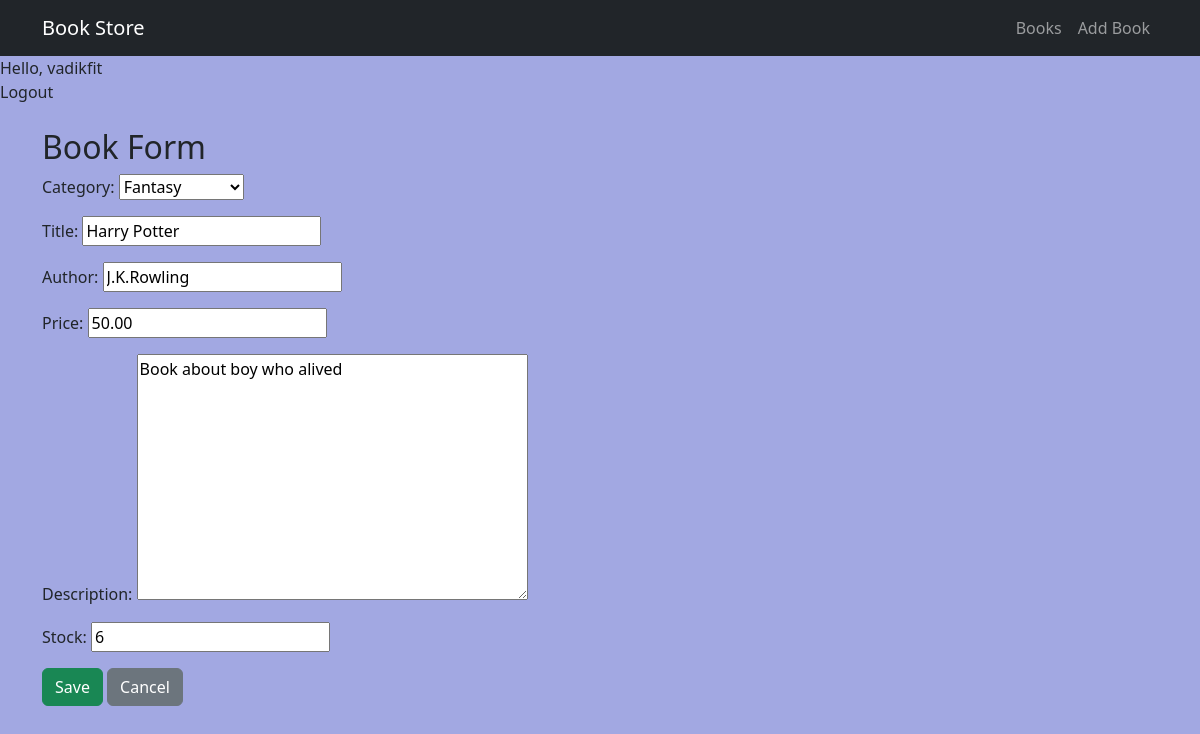
/books/1/update/ (signed in), run on the app's committed database.
### users/models.py (models this page shows)
class CustomUser(AbstractUser):
    pass

### books/models.py (models this page shows, shortened)
class Book(models.Model):
    category = models.ForeignKey(
        Category,
        on_delete=models.CASCADE,
        related_name='books',
    )
    title = models.CharField(max_length=200)
    author = models.CharField(max_length=200)
    price = models.DecimalField(max_digits=10, decimal_places=2)
    description = models.TextField()
    stock = models.PositiveIntegerField(default=0)

### books/views.py (the view)
# urls.py: path('<int:pk>/update/', BookUpdateView.as_view(), name='book_update'),
class BookUpdateView(LoginRequiredMixin,PermissionRequiredMixin, UpdateView):
    permission_required = 'books.change_book'
    login_url = 'users:login'
    model = Book
    fields = '__all__'
    template_name = 'books/book_form.html'
    success_url = reverse_lazy('books:book_list')

### books/models.py (called while the page is built)
    def __str__(self):
        return self.name

### books/templates/books/book_form.html (shortened to what this page needs)
{% extends "books/base.html" %}
{% block content %}
<h2>Book Form</h2>
<form method="post">
    {{ form.as_p }}
    <button type="submit" class="btn btn-success">
        Save
    </button>
    <a href="{% url 'books:book_list' %}" class="btn btn-secondary">
        Cancel
    </a>
</form>
{% endblock %}

### books/templates/books/navbar.html (shortened to what this page needs)
<nav class="navbar navbar-expand-lg navbar-dark bg-dark">
    <div class="container">
        <a class="navbar-brand" href="{% url 'books:book_list' %}">
            Book Store
        </a>
        <div class="navbar-nav">
            <a class="nav-link" href="{% url 'books:book_list' %}">
                Books
            </a>
            <a class="nav-link" href="{% url 'books:book_create' %}">
                Add Book
            </a>
        </div>
    </div>
</nav>
{% if user.is_authenticated %}
<span class="navbar-text me-3">
    Hello, {{ user.username }}
</span>
<form action="{% url 'users:logout' %}" method="post" class="d-inline">
    <button type="submit" class="btn btn-link nav-link p-0 border-0 bg-transparent">
        Logout
    </button>
</form>
{% endif %}

### books/static/css/style.css (style rules this page uses)
body { background: #a2a8e2; }

### data on the page
CustomUser: username "vadikfit"
Book: category "Fantasy", title "Harry Potter", author "J.K.Rowling", price "50.00", description "Book about boy who alived", stock "6"
